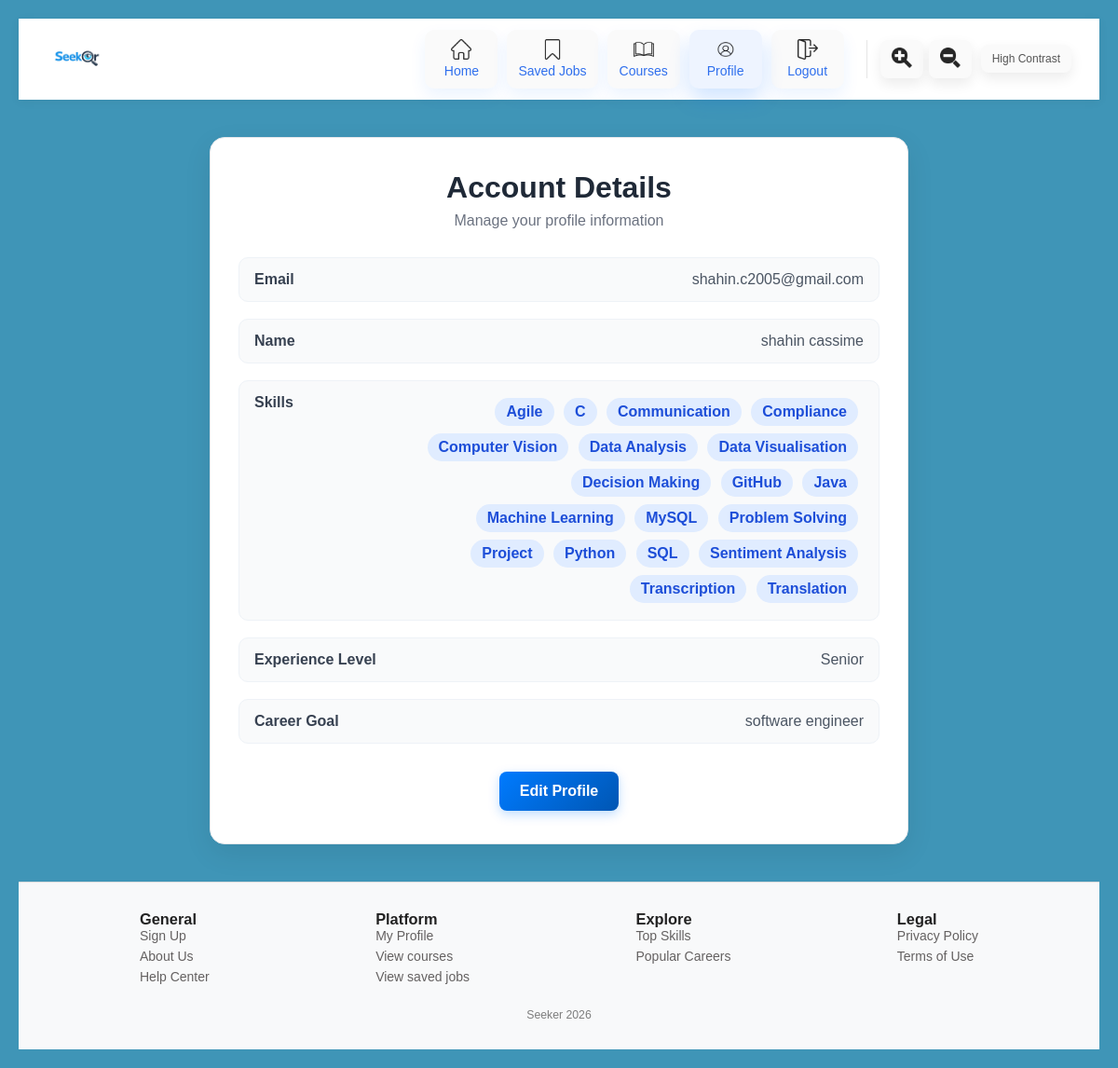
Page /account_page (signed in) on the committed database.
### app.py (models this page shows, shortened)
class User(db.Model): #user table
    __tablename__="user"
    id = db.Column(db.Integer, primary_key=True)
    email = db.Column(db.String(120), unique=True, nullable=False)
    password = db.Column(db.String(200), nullable=False)
    name = db.Column(db.String(100))
    experience_level=db.Column(db.String(100))
    career_goal= db.Column(db.String(100))
    skills = db.relationship("UserSkill", backref="user", cascade="all, delete-orphan")

class UserSkill(db.Model):  #user skill table
    __tablename__="user_skill"
    id = db.Column(db.Integer, primary_key=True)
    user_id=db.Column(db.Integer,db.ForeignKey("user.id"), nullable=False)
    skill_id = db.Column(db.Integer, db.ForeignKey("skill.id"), nullable=False)
    __table_args__ = (
        db.UniqueConstraint("user_id", "skill_id", name="unique_user_skill"),
    )

class Skill(db.Model):   #skill table
    __tablename__="skill"
    id = db.Column(db.Integer, primary_key=True)
    name = db.Column(db.String(120), unique=True, nullable=False)
    users = db.relationship("UserSkill", backref="skill", cascade="all, delete-orphan")

### app.py (the view)
@app.route('/account_page', methods=['GET']) #account page, allowing users to view their details
def account_page():
    user = get_logged_user()
    if not user:
        flash('Login first', 'error')
        return redirect(url_for('login_page'))
    return render_template('account_page.html', user=user)

### app.py (called while the page is built)
def get_logged_user():
    email = session.get("user")
    if not email:
        return None
    return User.query.filter_by(email=email).first()

### templates/account_page.html (shortened to what this page needs)
<!DOCTYPE html>
<html lang="en">
<head>
  <link rel="stylesheet" href="{{ url_for('static', filename='account_page.css') }}">
</head>
<body>
  {% include 'navbar.html' %}
  <div class="account-page">
    <div class="account-card">
      <h1>Account Details</h1>
      <p class="subtitle">Manage your profile information</p>
      <div class="account-info">
        <div class="info-row">
          <span class="label">Email</span>
          <span class="value">{{ user.email }}</span>
        </div>
        <div class="info-row">
          <span class="label">Name</span>
          <span class="value">{{ user.name }}</span>
        </div>
        <div class="info-row">
          <span class="label">Skills</span>
          <span class="value">
            {% for us in user.skills %}
              <span class="skill-badge">{{ us.skill.name }}</span>
            {% endfor %}
          </span>
        </div>
        <div class="info-row">
          <span class="label">Experience Level</span>
          <span class="value">{{ user.experience_level }}</span>
        </div>
        <div class="info-row">
          <span class="label">Career Goal</span>
          <span class="value">{{ user.career_goal }}</span>
        </div>
      </div>
      <div class="account-actions">
        <a href="{{ url_for('edit_account') }}" class="btn">Edit Profile</a>
      </div>
    </div>
  </div>
  {%include 'footer.html'%}
</body>
</html>

### templates/navbar.html (shortened to what this page needs)
<nav class="navbar">
<link rel="stylesheet" href="{{ url_for('static', filename='navbar.css') }}">
<div class="nav-brand">
  <a href="{{ url_for('home_page') }}">
      <img src="{{ url_for('static', filename='logo.png') }}" alt="Seeker Logo" class="logo">
  </a>
</div>
    <ul class="nav-links">
      <li><a href="{{ url_for('home_page') }}"><img src="{{ url_for('static', filename='home.png') }}" class="nav-icon"><span>Home</span></a></li>
    {% if session.get('user') %}
    <li><a href="{{ url_for('saved_jobs') }}" class="{% if request.endpoint == 'saved_jobs' %}active{% endif %}"><img src="{{ url_for('static', filename='save-instagram.png') }}" class="nav-icon" alt="Saved Jobs"><span>Saved Jobs</span></a></li>
    {% endif %}
    <li><a href="{{ url_for('courses_page') }}" class="{% if request.endpoint == 'courses_page' %}active{% endif %}"><img src="{{ url_for('static', filename='book.png') }}" class="nav-icon" alt="Courses"><span>Courses</span></a></li>
    <div class="dropdown">
      <li><a href="{{ url_for('account_page') }}" class="{% if request.endpoint == 'account_page' %}active{% endif %}"><img src="{{ url_for('static', filename='profile.png') }}" class="nav-icon" alt="Profile"><span>Profile</span></a></li>
    </div>
    {% if session.get('user') %}
    <li><a href="{{ url_for('logout') }}" class="{% if request.endpoint == 'logout' %}active{% endif %}"><img src="{{ url_for('static', filename='logout.png') }}" class="nav-icon" alt='Logout'><span>Logout</span></a></li>
    {% else %}
    <li><a href="{{ url_for('login_page') }}" class="{% if request.endpoint == 'login_page' %}active{% endif %}"><img src="{{ url_for('static', filename='logout.png') }}" class="nav-icon" alt='Login'><span>Login</span></a></li>
    {% endif %}
    <div class="accessibility-controls">
      <button id="maximise" class="accessibility-btn"><img src="{{ url_for('static', filename='maximise.png') }}" class="maximise-icon"> </button>
      <button id="minimise" class="accessibility-btn"><img src="{{ url_for('static', filename='minimise.png') }}" class="minimise-icon"></button>
  </div>
  <button id="high-contrast" class="accessibility-btn">High Contrast</button>
    </ul>
  </nav>

### templates/footer.html (shortened to what this page needs)
<head>
    <link rel="stylesheet" href="{{ url_for('static', filename='footer.css') }}">
</head>
<footer class="footer">
    <div class="footer-container">
    <div class="footer-column">
        <h3>General</h3>
        <a href="{{ url_for('signup_page') }}">Sign Up</a>
        <a href="{{ url_for('about_us') }}">About Us</a>
        <a href="{{ url_for('contact_us') }}">Help Center</a>
      </div>
      <div class="footer-column">
        <h3>Platform</h3>
        <ul>
            <a href="{{ url_for('account_page') }}">My Profile</a>
            <a href="{{ url_for('courses_page') }}">View courses</a>
            <a href="{{ url_for('saved_jobs') }}">View saved jobs</a>
        </ul>
      </div>
      <div class="footer-column">
        <h3>Explore</h3>
        <ul>
          <a>Top Skills</a>
          <a>Popular Careers</a>
        </ul>
      </div>
      <div class="footer-column">
        <h3>Legal</h3>
        <ul>
          <a>Privacy Policy</a>
          <a>Terms of Use</a>
        </ul>
      </div>
    </div>
    <div class="footer-bottom">
      <p>Seeker 2026</p>
    </div>
  </footer>

### static/account_page.css (style rules this page uses)
* { margin: 0; padding: 0; box-sizing: border-box; font-family: Arial; }
body { background: linear-gradient(135deg, #f4f6f9, #e9eef5); min-height: 100vh; padding: 20px; color: #222; }
.account-page { display: flex; justify-content: center; align-items: flex-start; margin-top: 40px; }
.account-card { width: 100%; max-width: 750px; background: #fff; border-radius: 16px; padding: 35px 30px; box-shadow: 0 10px 30px rgba(0, 0, 0, 0.08); border: 1px solid #e5e7eb; }
.account-card h1 { text-align: center; font-size: 2em; margin-bottom: 8px; color: #1f2937; }
.subtitle { text-align: center; color: #6b7280; margin-bottom: 30px; }
.account-info { display: flex; flex-direction: column; gap: 18px; }
.info-row { display: flex; justify-content: space-between; align-items: flex-start; gap: 20px; padding: 14px 16px; background-color: #f9fafb; border-radius: 10px; border: 1px solid #eef2f7; }
.label { font-weight: bold; color: #374151; min-width: 150px; }
.value { flex: 1; color: #4b5563; text-align: right; word-break: break-word; }
.skill-badge { display: inline-block; background-color: #e0ecff; color: #1d4ed8; padding: 6px 12px; margin: 4px 6px 4px 0; border-radius: 20px; font-weight: 600; }
.account-actions { text-align: center; margin-top: 30px; }
.btn { display: inline-block; padding: 12px 22px; background: linear-gradient(135deg, #007bff, #0056b3); color: white; text-decoration: none; border-radius: 8px; font-weight: bold; transition: 0.3s ease; box-shadow: 0 4px 12px rgba(0, 123, 255, 0.25); }

### static/navbar.css (style rules this page uses)
* { box-sizing: border-box; }
body { margin: 0; font-family: Arial; background: rgb(63, 149, 183) }
.navbar { position: sticky; top: 0; z-index: 1000; display: flex; justify-content: space-between; align-items: center; padding: 12px 30px; background: #fff; box-shadow: 0 2px 10px rgba(0, 0, 0, 0.06); }
.nav-brand { display: flex; align-items: center; }
.logo { height: 45px; width: auto; display: block; }
.nav-links { list-style: none; display: flex; align-items: center; gap: 10px; margin: 0; padding: 0; }
.nav-links li a { display: flex; flex-direction: column; align-items: center; justify-content: center; gap: 4px; min-width: 78px; padding: 10px 12px; text-decoration: none; border-radius: 10px; background: #fafafa; color: #555; transition: transform 0.2s ease, box-shadow 0.2s ease, background-color 0.2s ease; box-shadow: 0 8px 18px rgba(0, 111, 255, 0.08); }
.nav-links li a.active { background: #eef4ff; box-shadow: 0 12px 22px rgba(0, 111, 255, 0.18); }
.nav-links li a span { font-size: 0.875em; font-weight: 500; line-height: 1.2; color: #2f6fed; }
.nav-icon { width: 22px; height: 22px; object-fit: contain; opacity: 0.85; transition: opacity 0.2s ease; }
.maximise-icon { width: 22px; height: 22px; object-fit: contain; opacity: 0.85; transition: opacity 0.2s ease; }
.minimise-icon { width: 22px; height: 22px; object-fit: contain; opacity: 0.85; transition: opacity 0.2s ease; }
.nav-links li a:hover .nav-icon, .nav-links li a.active .nav-icon { opacity: 1; }
.accessibility-controls { display: flex; align-items: center; gap: 6px; margin-left: 14px; padding-left: 14px; border-left: 1px solid #e5e5e5; }
.accessibility-btn { padding: 8px 12px; border: none; border-radius: 8px; background: #fafafa; color: #555; font-size: 12px; font-weight: 500; cursor: pointer; transition: transform 0.2s ease, box-shadow 0.2s ease, background-color 0.2s ease; box-shadow: 0 6px 14px rgba(0, 0, 0, 0.08); }
img { max-width: 100%; height: auto; }
.dropdown { position: relative; display: inline-block; }

### static/footer.css (style rules this page uses)
.footer { background: #f8f9fa; padding: 30px 20px; margin-top: 40px; border-top: 1px solid #ddd; font-size: 0.875em;; }
.footer-container { max-width: 900px; margin: auto; display: flex; justify-content: space-between; gap: 20px; }
.footer a { color: #646161; display: block; margin-bottom: 6px; background: none; border: none; padding: 0; text-decoration: none; }
.footer-bottom { text-align: center; margin-top: 20px; color: #7d7d7d; font-size: 0.875em; }

### rows in the picture
User: email "shahin.c2005@gmail.com", name "shahin cassime", experience_level "Senior", career_goal "software engineer"
UserSkill: skill.name "Agile"
UserSkill: skill.name "C"
UserSkill: skill.name "Communication"
UserSkill: skill.name "Compliance"
UserSkill: skill.name "Computer Vision"
UserSkill: skill.name "Data Analysis"
UserSkill: skill.name "Data Visualisation"
UserSkill: skill.name "Decision Making"
UserSkill: skill.name "GitHub"
UserSkill: skill.name "Java"
UserSkill: skill.name "Machine Learning"
UserSkill: skill.name "MySQL"
UserSkill: skill.name "Problem Solving"
UserSkill: skill.name "Project"
UserSkill: skill.name "Python"
UserSkill: skill.name "SQL"
UserSkill: skill.name "Sentiment Analysis"
UserSkill: skill.name "Transcription"
UserSkill: skill.name "Translation"
